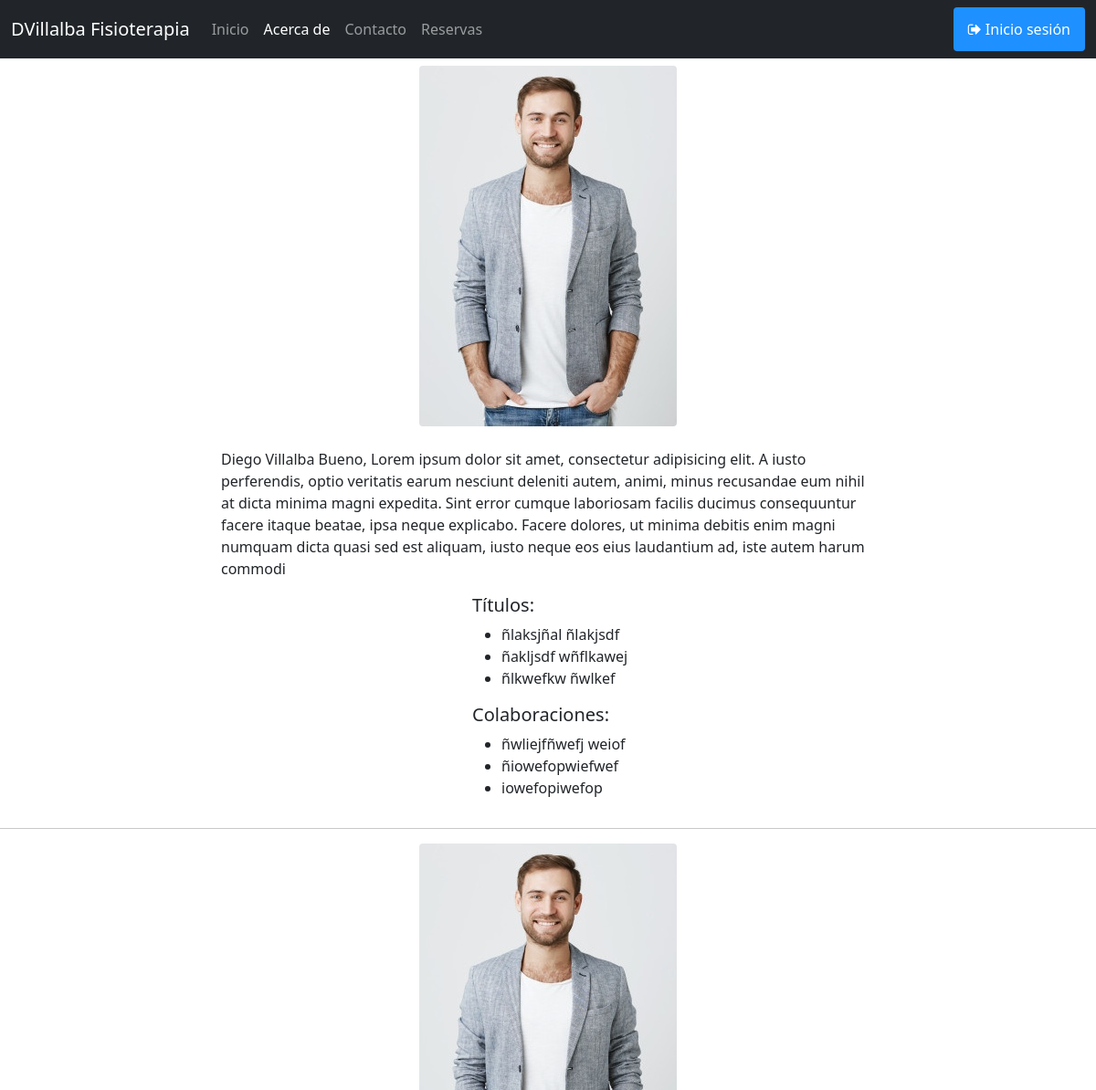
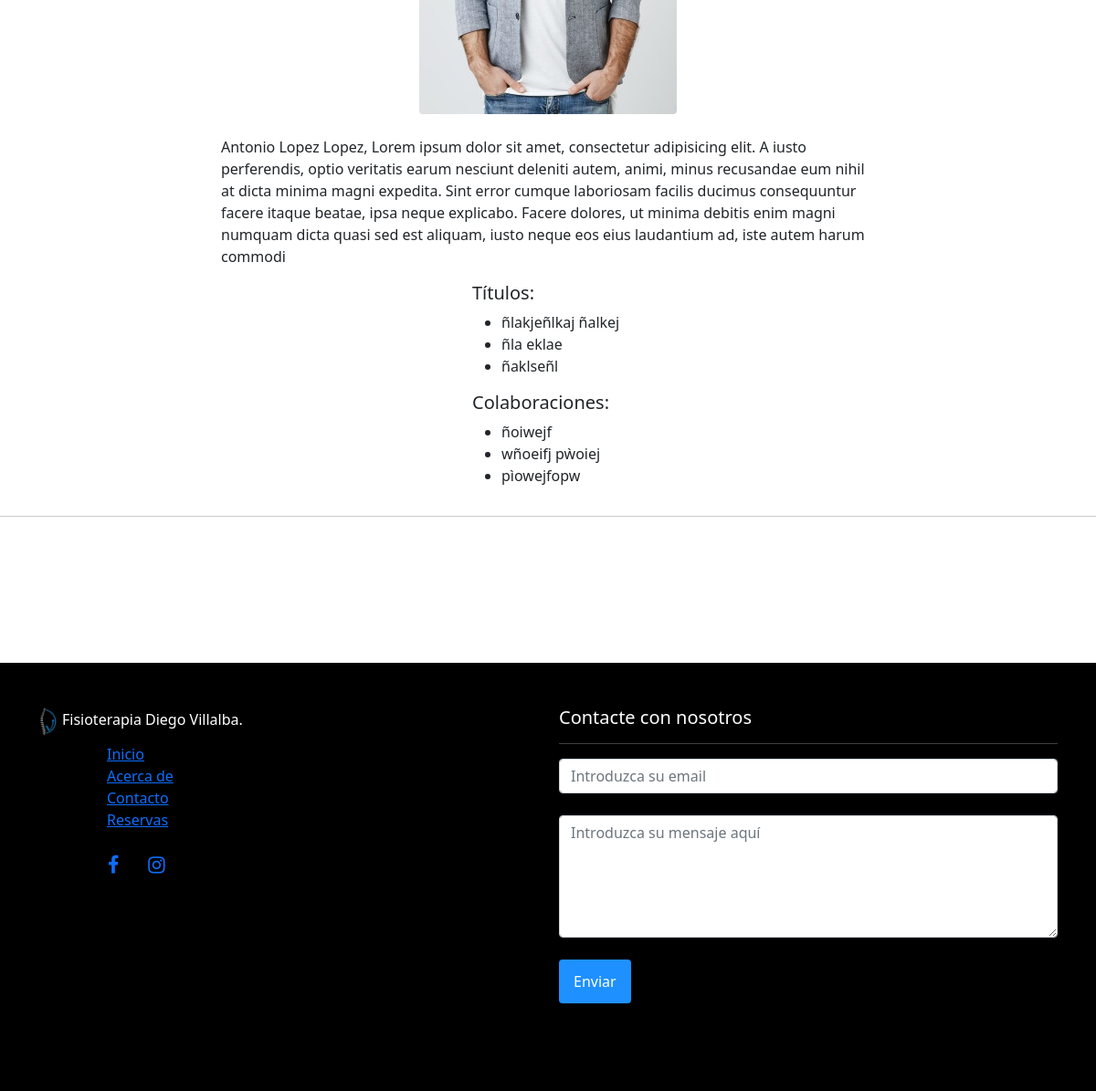
Screenshot of /aboutme/ with the database file from the repository (2 pictures, top to bottom).
### catalog/models.py (models this page shows, shortened)
class Worker(models.Model):
    id = models.AutoField(primary_key=True)
    name = models.CharField(max_length=15, help_text='Nombre')
    surname = models.CharField(max_length=30, help_text='Nombre')
    mail = models.EmailField(max_length=30, help_text="Email address")
    image = models.ImageField(max_length=100)
    description = models.CharField(max_length=500, help_text='Description')
    titles = models.CharField(max_length=500, help_text='Titles (comma separated)')
    collaborations = models.CharField(max_length=500, help_text='Collaborations(comma separated)')

### catalog/views.py (the view)
# urls.py: re_path(r'^aboutme/$', views.aboutme, name='aboutme'),
def aboutme(request):
    esEditor = False
    if request.user.groups.filter(name__in=['Editor']):
        esEditor = True
    workers = Worker.objects.filter().values()
    workersList = []
    for worker in workers:
        workersList.append((
            worker['name'] + " " + worker['surname'],
            worker['image'],
            worker['description'],
            worker['titles'].split(','),
            worker['collaborations'].split(','),
        ))
    context = {
        'Acercade' : True,
        'showLoginLogout': True,
        'workersList':workersList,
        'EditarPublicaciones': esEditor,
    }
    return render(request,'aboutme.html', context=context)

### catalog/templates/aboutme.html
{% extends "base_generic.html" %}
{% load static %}
{% block content %}
{% for worker in workersList %}
<div class="container">
    <img class="rounded mx-auto d-block" src="{{ MEDIA_URL }}{{ worker.1 }}">
    <br>
    <div class="about">
        <p>{{ worker.0 }}, {{ worker.2 }}</p>
    </div>
    <div class="row">
        <div class="col-md-5 offset-md-5">
            <div class="titulos_aboutme">
                <h5>Títulos:</h5>
                <ul>
                    {% for title in worker.3 %}
                        <li>{{ title }}</li>
                    {% endfor %}
                </ul>
            </div>
        </div>
    </div>
    <div class="row">
        <div class="col-md-5 offset-md-5">
            <div class="titulos_aboutme">
                <h5>Colaboraciones:</h5>
                <ul>
                    {% for collaboration in worker.4 %}
                        <li>{{ collaboration }}</li>
                    {% endfor %}
                </ul>
            </div>
        </div>
    </div>
</div>
<hr>
{% endfor %}
{% endblock %}

### catalog/static/css/aboutme_contact.css (style rules this page uses)
.about { margin-left: 200px; margin-right: 200px; }

### catalog/static/css/navbar-top-fixed.css (style rules this page uses)
body { min-height: 75rem; padding-top: 4.5rem; }

### rows the page displays
Worker: image (picture), description "Lorem ipsum dolor sit amet, consectetur adipisicing elit. A iusto perferendis, optio veritatis earum nesciunt deleniti autem, animi, minus recusandae eum nihil at dicta minima magni expedita. Sint error cumque laboriosam facilis ducimus consequuntur facere itaque beatae, ipsa neque explicabo. Facere dolores, ut minima debitis enim magni numquam dicta quasi sed est aliquam, iusto neque eos eius laudantium ad, iste autem harum commodi"
Worker: image (picture), description "Lorem ipsum dolor sit amet, consectetur adipisicing elit. A iusto perferendis, optio veritatis earum nesciunt deleniti autem, animi, minus recusandae eum nihil at dicta minima magni expedita. Sint error cumque laboriosam facilis ducimus consequuntur facere itaque beatae, ipsa neque explicabo. Facere dolores, ut minima debitis enim magni numquam dicta quasi sed est aliquam, iusto neque eos eius laudantium ad, iste autem harum commodi"

### other values shown
{{ worker.0 }} "Diego Villalba Bueno" "Antonio Lopez Lopez"
{{ title }} "ñlaksjñal ñlakjsdf" "ñakljsdf wñflkawej" "ñlkwefkw ñwlkef" "ñlakjeñlkaj ñalkej" "ñla eklae" "ñaklseñl"
{{ collaboration }} "ñwliejfñwefj weiof" "ñiowefopwiefwef" "iowefopiwefop" "ñoiwejf" "wñoeifj pẁoiej" "pìowejfopw"
